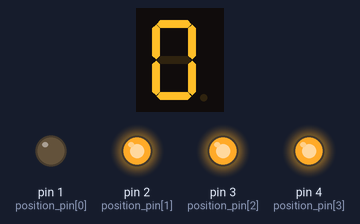
A sketch run on a simulated Arduino Uno, built with avr-gcc and run on an emulated ATmega328P. Shown: 1-digit seven-segment display, output pins drawn as LEDs (lit = HIGH). Wiring (inferred from the names in the program): 1-digit 7-segment display, segments lit when HIGH: segments pin 5, pin 6, pin 7, pin 8, pin 9, pin 10, pin 11, pin 12. The segment pins are drawn as the display they are named for; pins used as bus, display or sensor lines are not drawn.

Above: at 0.1 s.
At 3.1 s:
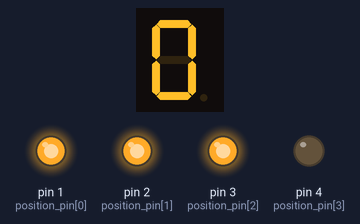
At 9.1 s:
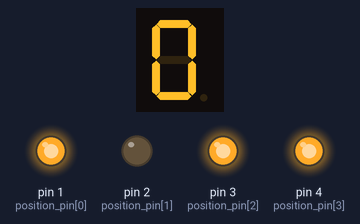
At 19.1 s:
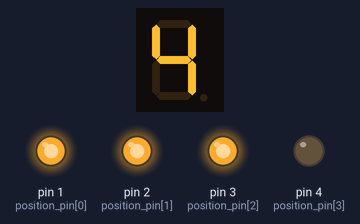
At 27.2 s:
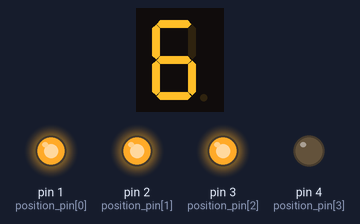
At 38.2 s:
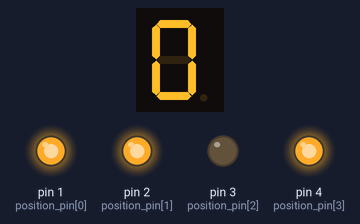
Timing chart, 0 to 40.0 s (numbered marks = the images above):
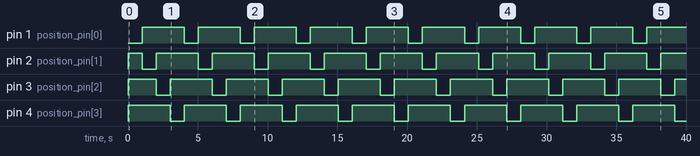

Measured:
- by itself, pin 1 (position_pin[0]), pin 4 (position_pin[3]): alternates HIGH for 3.0 s and LOW for 1.0 s
- by itself, pin 2 (position_pin[1]), pin 3 (position_pin[2]): repeats every 4.0 s: LOW 1.0 s, HIGH 3.0 s
- what the display in image 2 shows lasts 3.1 s, from 8.0 s to 11.1 s
- what the display in image 3 shows lasts 1.0 s, from 19.1 s to 20.1 s

The sketch:

sketch_jun18a.ino
```cpp
int position_pin[] = {1,2,3,4};               //4자리 결정 핀
int segment_pin[] = {5,6,7,8,9,10,11,12};     //세그먼트 제어 핀
const int delayTime = 5;                      //일시정지 시간

//0 ~ 9를 표현하는 세그먼트 값
byte data[] = {0xFC, 0x60, 0xDA, 0xF2, 0x66, 0xB6, 0xBE, 0xE4, 0xFE, 0xE6};

void setup() {
  //4자리 결정 핀 출력용으로 설정
  for(int i = 0; i < 4; i++) {
     pinMode(position_pin[i], OUTPUT);
  }

  //세그먼트 제어 핀 출력용으로 설정
  for(int i = 0; i < 8; i++) {
    pinMode(segment_pin[i], OUTPUT);
  }
}

void loop() {
  /*
  show(1,1);                //첫 번째 자리, 1출력
  delay(delayTime);         //0.005초 일시정지
  show(2,2);                //두 번째 자리, 2출력
  delay(delayTime);         //0.005초 일시정지
  show(3,3);                //세 번째 자리, 3출력
  delay(delayTime);         //0.005초 일시정지
  show(4,4);                //네 번째 자리, 4출력
  delay(delayTime);
*/

  count();                //count함수 호출, count 함수 실행시 주석 해제(//를 지우면 됩니다.)
}

void show(int position, int number) {
  //4자리 중 원하는 자리 선택
  for(int i = 0; i < 4; i++) {
    if(i + 1 == position){
      digitalWrite(position_pin[i], LOW);
    } else {
      digitalWrite(position_pin[i], HIGH);
    }
  }

  //8개 세그먼트를 제어해서 원하는 숫자 출력
  for(int i = 0; i < 8; i++){
     byte segment = (data[number] & (0x01 << i)) >> i;
     if(segment == 1){
       digitalWrite(segment_pin[7 - i], HIGH);
     } else {
       digitalWrite(segment_pin[7 - i], LOW);
     }
  }
}

/*
 0001부터 하나씩 카운트하는 함수
*/
void count() {
  for(int i = 0; i < 10; i++) {
    for(int j = 0; j < 10; j++) {
      for(int k = 0; k < 10; k++) {
        for(int l = 0; l < 10; l++) {
          show(1,i);delay(1000);
          delay(delayTime);
          show(2,j);delay(1000);
          delay(delayTime);
          show(3,k);delay(1000);
          delay(delayTime);
          show(4,l);
          delay(delayTime);
          delay(1000);
        }
      }
    }

  }
  delay(1000);
}
```
